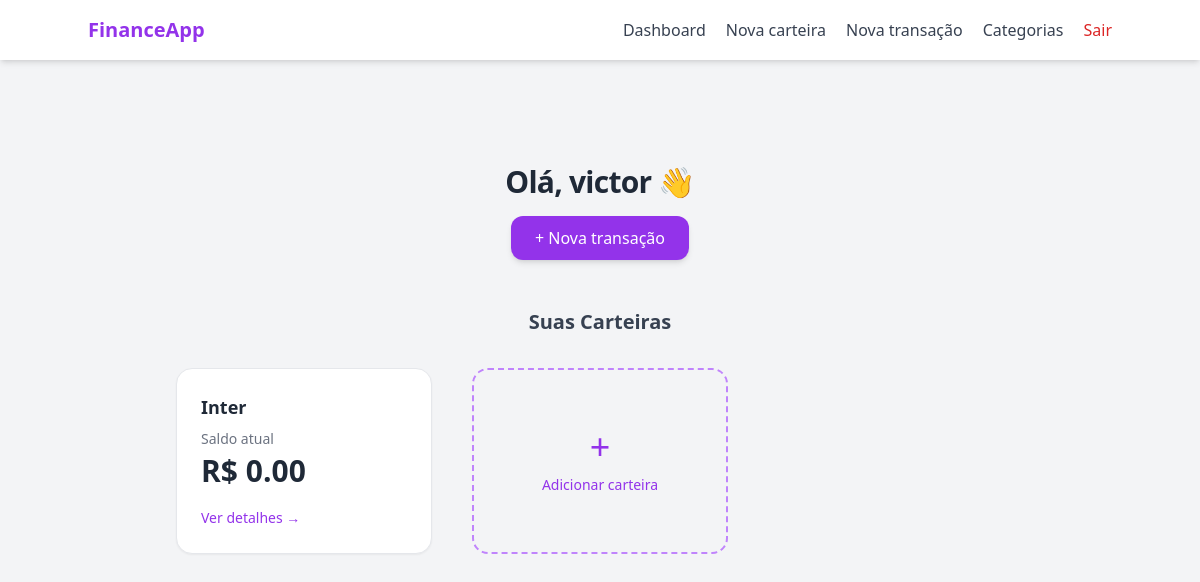
The page /dashboard (signed in) on the database as committed earlier.
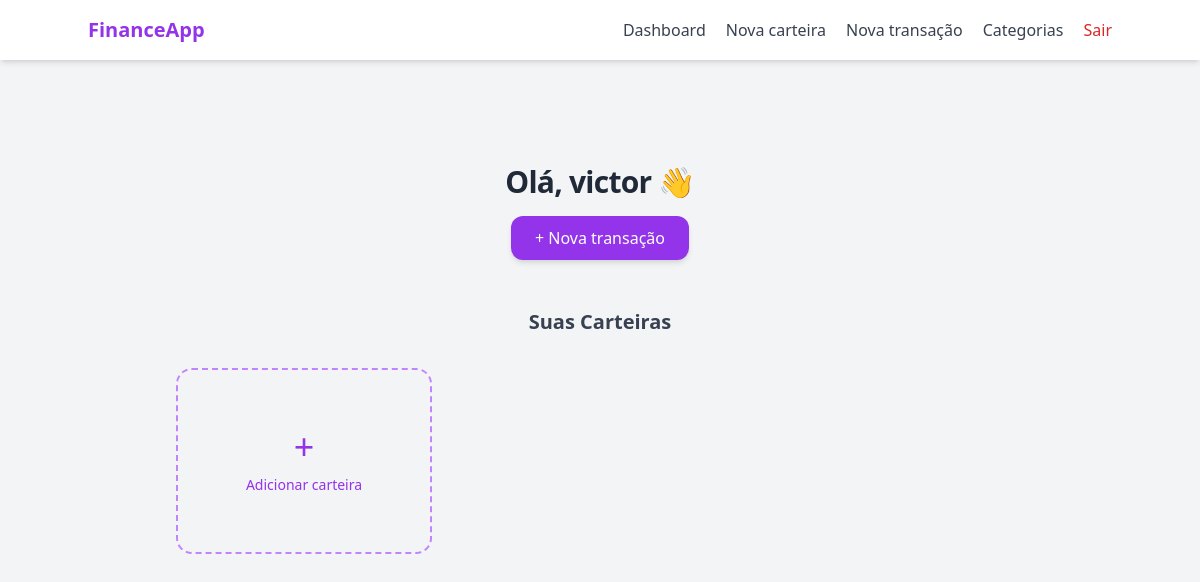
The same page on the database as committed later.
### models/user.py (models this page shows, shortened)
class User(db.Model, UserMixin):
    __tablename__ = "users"
    id = db.Column(db.Integer, primary_key= True)
    username = db.Column(db.String(100), nullable= False)
    email = db.Column(db.String(120), unique= True, nullable= False)
    password = db.Column(db.String(255), nullable= False)

### models/wallet.py (models this page shows, shortened)
class Wallet(db.Model):
    __tablename__ = "wallets"
    id = db.Column(db.Integer, primary_key= True)
    wallet_name = db.Column(db.String(100), nullable= False)
    initial_balance = db.Column(db.Float, default= 0.0)
    current_balance = db.Column(db.Float, default= 0.0)
    is_active = db.Column(db.Boolean, default= True)
    created_at = db.Column(db.DateTime, default= lambda: datetime.now(timezone.utc).date())
    user_id = db.Column(db.Integer, db.ForeignKey("users.id"), nullable= False)
    transactions = db.relationship("Transaction", backref="wallets", lazy= True)

### routes/main_routes.py (the view)
@main_bp.route("/dashboard", methods=["GET"])
@login_required
def dashboard_page():
    wallets = WalletController.get_wallets_by_user(current_user.id)
    return render_template("index.html", user= current_user, wallets= wallets)

### controllers/wallet_controller.py (called while the page is built)
    @staticmethod
    def get_wallets_by_user(user_id):
        wallets = Wallet.query.filter_by(user_id= user_id, is_active= True).all()
        return wallets

### templates/index.html (shortened to what this page needs)
{% extends "base.html" %}
{% block content %}
<div class="w-full flex flex-col items-center pt-16 pb-24">
    <h1 class="text-gray-800 text-3xl font-bold tracking-tight mb-4">
        Olá, {{ user.username.split()[0] }} 👋
    </h1>
    <a href="{{ url_for('transaction_bp.transaction_new_page') }}"
       class="px-6 py-2.5 rounded-xl bg-purple-600 text-white font-medium shadow-md
              hover:bg-purple-700 hover:shadow-lg transition-all mb-12">
        + Nova transação
    </a>
    <h2 class="text-gray-700 text-xl font-semibold mb-8">
        Suas Carteiras
    </h2>
    <div class="grid grid-cols-1 sm:grid-cols-2 lg:grid-cols-3 gap-10 justify-items-center">
        {% for wallet in wallets %}
        <a href="{{ url_for('wallet_bp.wallet_detail_page', wallet_id=wallet.id) }}"
           class="w-64 bg-white rounded-2xl shadow-sm p-6 border border-gray-200
                  hover:shadow-xl hover:-translate-y-1 transition-all duration-300 text-gray-800">
            <h3 class="font-semibold text-lg mb-2">
                {{ wallet.wallet_name }}
            </h3>
            <p class="text-sm text-gray-500 mb-1">Saldo atual</p>
            <p class="text-3xl font-bold mb-4">
                R$ {{ "%.2f"|format(wallet.current_balance) }}
            </p>
            <span class="text-purple-600 text-sm font-medium hover:underline">
                Ver detalhes →
            </span>
        </a>
        {% endfor %}
        <a href="{{url_for('wallet_bp.wallet_new_page')}}"
           class="w-64 h-[186px] flex flex-col gap-2 items-center justify-center p-6
                  rounded-2xl border-2 border-dashed border-purple-400 text-purple-600
                  hover:bg-purple-50 hover:border-purple-500 hover:shadow-md transition-all">
            <span class="text-4xl font-light">+</span>
            <span class="font-medium text-sm">Adicionar carteira</span>
        </a>
    </div>
</div>
{% endblock %}

### templates/base.html (shortened to what this page needs)
<!DOCTYPE html>
<html lang="pt-br">
<head>
    <script src="https://cdn.tailwindcss.com"></script>
</head>
<body class="bg-gray-100 text-gray-800">
    <header class="bg-white shadow-md p-4">
        <div class="max-w-5xl mx-auto flex items-center justify-between">
            <div class="text-xl font-bold text-purple-600">
                FinanceApp
            </div>
            <nav class="flex items-center gap-5 text-gray-700">
                <a href="/dashboard" class="hover:text-purple-600 transition">Dashboard</a>
                <a href="/wallet/new" class="hover:text-purple-600 transition">Nova carteira</a>
                <a href="/transaction/new" class="hover:text-purple-600 transition">Nova transação</a>
                <a href="{{ url_for('category_bp.category_index_page') }}" class="hover:text-purple-600 transition">Categorias</a>
                <a href="{{ url_for('auth_bp.logout') }}"
                   class="text-red-600 font-medium hover:text-red-700 transition">
                    Sair
                </a>
            </nav>
        </div>
    </header>
    <main class="max-w-5xl mx-auto py-10 px-4">
        {% block content %}
        {% endblock %}
    </main>
</body>
</html>

Rows that differ between the two databases and show on the page:
removed Wallet: wallet_name "Inter", current_balance "0.00"
